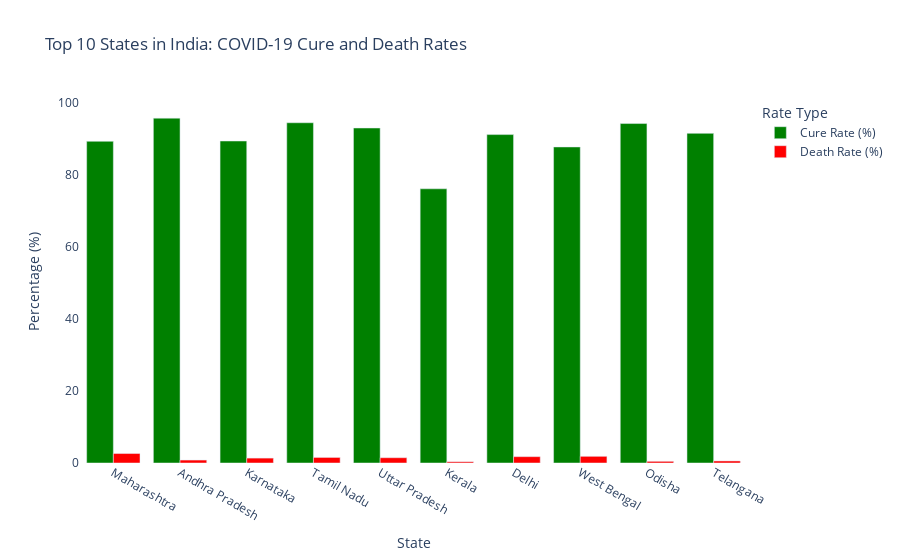
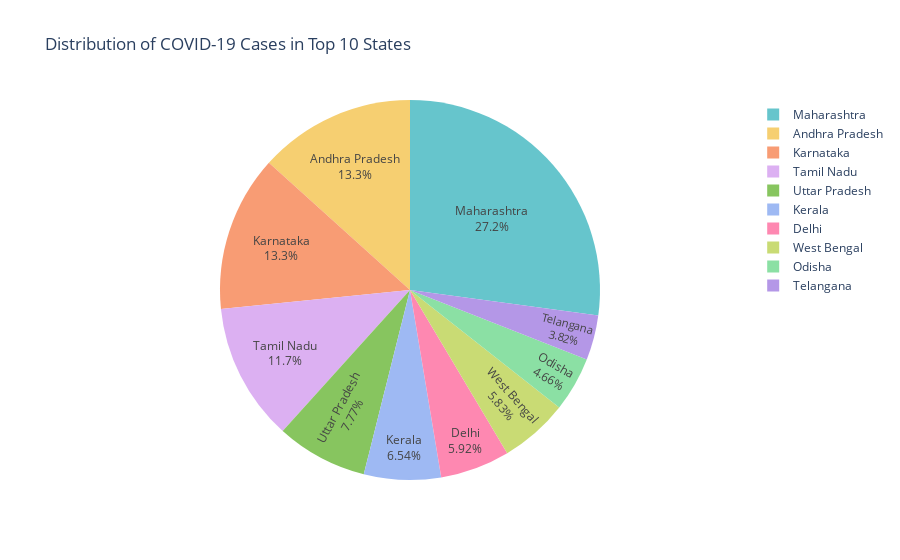
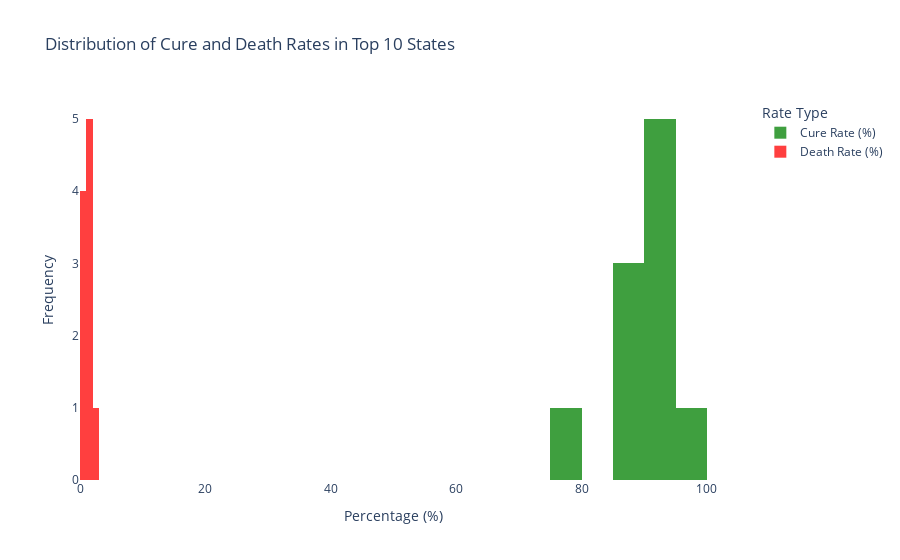

Notebook cell for these charts, in order:
### Code cell
import requests
import pandas as pd
import plotly.express as px
import plotly.graph_objects as go
from plotly.subplots import make_subplots

# Define the API URL
api_url = 'https://api.rootnet.in/covid19-in/unofficial/covid19india.org/statewise'

# Fetch the data from the API
response = requests.get(api_url)

# Check if the request was successful
if response.status_code == 200:
    # Parse the JSON data
    covid_data = response.json()
    
    # Extract state-wise data from the JSON response
    statewise_data = covid_data['data']['statewise']

    # Prepare lists to hold the extracted data
    states = []
    cases = []
    deaths = []
    recovered = []
    active = []

    # Loop through the state data
    for state in statewise_data:
        states.append(state['state'])
        cases.append(state['confirmed'])
        deaths.append(state['deaths'])
        recovered.append(state['recovered'])
        active.append(state['active'])

    # Create a DataFrame for the processed data
    df = pd.DataFrame({
        'State': states,
        'Cases': cases,
        'Deaths': deaths,
        'Recovered': recovered,
        'Active': active
    })

    # Calculate Cure Rate and Death Rate
    df['Cure Rate (%)'] = (df['Recovered'] / df['Cases']) * 100
    df['Death Rate (%)'] = (df['Deaths'] / df['Cases']) * 100

    # Allow dynamic selection of top N affected states
    top_n = 10  # Change this value to dynamically select the number of top states

    # Sort by the number of cases to get the top N affected states
    top_states = df.sort_values(by='Cases', ascending=False).head(top_n)

    # Create a bar chart for Cure Rate and Death Rate using Plotly
    bar_fig = px.bar(
        top_states,
        x='State',
        y=['Cure Rate (%)', 'Death Rate (%)'],
        title=f'Top {top_n} States in India: COVID-19 Cure and Death Rates',
        labels={'value': 'Percentage', 'variable': 'Rate'},
        barmode='group',
        color_discrete_map={'Cure Rate (%)': 'green', 'Death Rate (%)': 'red'}  # Customizing colors
    )

    # Customize the layout
    bar_fig.update_layout(
        xaxis_title='State',
        yaxis_title='Percentage (%)',
        legend_title='Rate Type',
        plot_bgcolor='rgba(0,0,0,0)',
        hovermode='x unified'
    )

    # Create a pie chart to show the distribution of cases among top N states
    pie_fig = px.pie(
        top_states,
        names='State',
        values='Cases',
        title=f'Distribution of COVID-19 Cases in Top {top_n} States',
        color_discrete_sequence=px.colors.qualitative.Pastel
    )

    # Customize the pie chart
    pie_fig.update_traces(
        textposition='inside',
        textinfo='percent+label'
    )

    # Create a histogram to show the distribution of Cure and Death Rates
    hist_fig = make_subplots(specs=[[{"secondary_y": True}]])  # Secondary Y-axis for better clarity

    # Add Cure Rate histogram
    hist_fig.add_trace(
        go.Histogram(
            x=top_states['Cure Rate (%)'],
            name='Cure Rate (%)',
            marker_color='green',
            opacity=0.75
        ),
        secondary_y=False
    )

    # Add Death Rate histogram
    hist_fig.add_trace(
        go.Histogram(
            x=top_states['Death Rate (%)'],
            name='Death Rate (%)',
            marker_color='red',
            opacity=0.75
        ),
        secondary_y=False
    )

    # Customize histogram layout
    hist_fig.update_layout(
        title_text=f'Distribution of Cure and Death Rates in Top {top_n} States',
        barmode='overlay',  # Overlap bars for better comparison
        xaxis_title='Percentage (%)',
        yaxis_title='Frequency',
        plot_bgcolor='rgba(0,0,0,0)',
        legend_title='Rate Type'
    )

    # Show the plots
    bar_fig.show()
    pie_fig.show()
    hist_fig.show()

else:
    print(f"Failed to fetch data. Status code: {response.status_code}")

### Figure 1 — Plotly figure (JSON) as saved in the notebook; plotly's stock layout.template omitted (floating-point values rounded to 4 significant figures)
{"data": [{"alignmentgroup": "True", "hovertemplate": "Rate=Cure Rate (%)<br>State=%{x}<br>Percentage=%{y}<extra></extra>", "legendgroup": "Cure Rate (%)", "marker": {"color": "green", "pattern": {"shape": ""}}, "name": "Cure Rate (%)", "offsetgroup": "Cure Rate (%)", "orientation": "v", "showlegend": true, "textposition": "auto", "type": "bar", "x": ["Maharashtra", "Andhra Pradesh", "Karnataka", "Tamil Nadu", "Uttar Pradesh", "Kerala", "Delhi", "West Bengal", "Odisha", "Telangana"], "xaxis": "x", "y": [89.2, 95.63, 89.28, 94.35, 92.89, 76.03, 91.07, 87.64, 94.13, 91.41], "yaxis": "y"}, {"alignmentgroup": "True", "hovertemplate": "Rate=Death Rate (%)<br>State=%{x}<br>Percentage=%{y}<extra></extra>", "legendgroup": "Death Rate (%)", "marker": {"color": "red", "pattern": {"shape": ""}}, "name": "Death Rate (%)", "offsetgroup": "Death Rate (%)", "orientation": "v", "showlegend": true, "textposition": "auto", "type": "bar", "x": ["Maharashtra", "Andhra Pradesh", "Karnataka", "Tamil Nadu", "Uttar Pradesh", "Kerala", "Delhi", "West Bengal", "Odisha", "Telangana"], "xaxis": "x", "y": [2.629, 0.8166, 1.358, 1.539, 1.462, 0.3406, 1.756, 1.85, 0.4641, 0.5655], "yaxis": "y"}], "layout": {"barmode": "group", "hovermode": "x unified", "legend": {"title": {"text": "Rate Type"}, "tracegroupgap": 0}, "plot_bgcolor": "rgba(0,0,0,0)", "title": {"text": "Top 10 States in India: COVID-19 Cure and Death Rates"}, "xaxis": {"anchor": "y", "domain": [0, 1], "title": {"text": "State"}}, "yaxis": {"anchor": "x", "domain": [0, 1], "title": {"text": "Percentage (%)"}}}}

### Figure 2 — Plotly figure (JSON) as saved in the notebook; plotly's stock layout.template omitted (floating-point values rounded to 4 significant figures)
{"data": [{"domain": {"x": [0, 1], "y": [0, 1]}, "hovertemplate": "State=%{label}<br>Cases=%{value}<extra></extra>", "labels": ["Maharashtra", "Andhra Pradesh", "Karnataka", "Tamil Nadu", "Uttar Pradesh", "Kerala", "Delhi", "West Bengal", "Odisha", "Telangana"], "legendgroup": "", "name": "", "showlegend": true, "textinfo": "percent+label", "textposition": "inside", "type": "pie", "values": [1648665, 808924, 805947, 711713, 472068, 397218, 359488, 353822, 282695, 231834]}], "layout": {"legend": {"tracegroupgap": 0}, "piecolorway": ["rgb(102, 197, 204)", "rgb(246, 207, 113)", "rgb(248, 156, 116)", "rgb(220, 176, 242)", "rgb(135, 197, 95)", "rgb(158, 185, 243)", "rgb(254, 136, 177)", "rgb(201, 219, 116)", "rgb(139, 224, 164)", "rgb(180, 151, 231)", "rgb(179, 179, 179)"], "title": {"text": "Distribution of COVID-19 Cases in Top 10 States"}}}

### Figure 3 — Plotly figure (JSON) as saved in the notebook; plotly's stock layout.template omitted (floating-point values rounded to 4 significant figures)
{"data": [{"marker": {"color": "green"}, "name": "Cure Rate (%)", "opacity": 0.75, "type": "histogram", "x": [89.2, 95.63, 89.28, 94.35, 92.89, 76.03, 91.07, 87.64, 94.13, 91.41], "xaxis": "x", "yaxis": "y"}, {"marker": {"color": "red"}, "name": "Death Rate (%)", "opacity": 0.75, "type": "histogram", "x": [2.629, 0.8166, 1.358, 1.539, 1.462, 0.3406, 1.756, 1.85, 0.4641, 0.5655], "xaxis": "x", "yaxis": "y"}], "layout": {"barmode": "overlay", "legend": {"title": {"text": "Rate Type"}}, "plot_bgcolor": "rgba(0,0,0,0)", "title": {"text": "Distribution of Cure and Death Rates in Top 10 States"}, "xaxis": {"anchor": "y", "domain": [0, 0.94], "title": {"text": "Percentage (%)"}}, "yaxis": {"anchor": "x", "domain": [0, 1], "title": {"text": "Frequency"}}, "yaxis2": {"anchor": "x", "overlaying": "y", "side": "right"}}}
